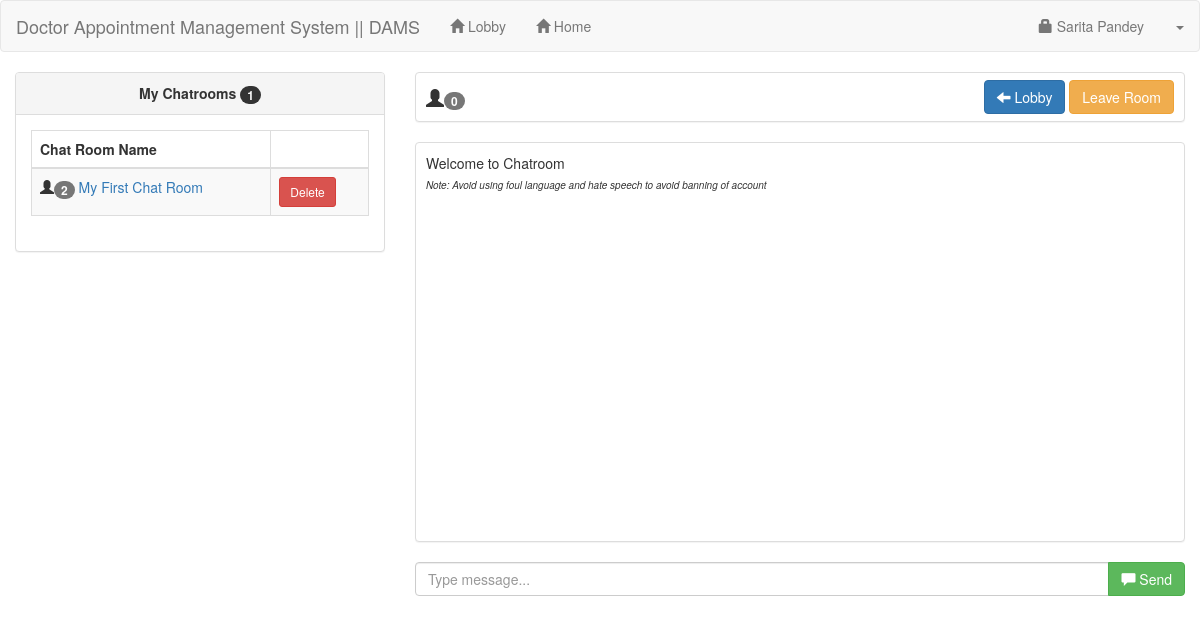
Screenshot of /Doctor_Appointment_Management_System/hospital/hms/doctor/chat_system/user/chatroom.php (signed in) with the database file from the repository.
### tables this page shows
CREATE TABLE `doctors` (
  `id` int(11) NOT NULL,
  `access` int(5) NOT NULL,
  `location` varchar(25) DEFAULT '',
  `specilization` varchar(255) DEFAULT NULL,
  `doctorName` varchar(255) DEFAULT NULL,
  `address` longtext DEFAULT NULL,
  `docFees` varchar(255) DEFAULT NULL,
  `contactno` bigint(11) DEFAULT NULL,
  `docEmail` varchar(255) DEFAULT NULL,
  `password` varchar(255) DEFAULT NULL,
  `creationDate` timestamp NULL DEFAULT current_timestamp(),
  `updationDate` timestamp NULL DEFAULT NULL ON UPDATE current_timestamp()
);

CREATE TABLE `chat_member` (
  `chat_memberid` int(11) NOT NULL,
  `chatroomid` int(11) NOT NULL,
  `userid` int(11) NOT NULL
);

CREATE TABLE `chatroom` (
  `chatroomid` int(11) NOT NULL,
  `chat_name` varchar(60) NOT NULL,
  `date_created` datetime NOT NULL,
  `chat_password` varchar(30) NOT NULL,
  `userid` int(11) NOT NULL
);

### Doctor_Appointment_Management_System/hospital/hms/doctor/chat_system/user/session.php (called while the page is built, shortened)
<?php
	include('../conn.php');
	$sq=mysqli_query($conn,"select * from `doctors` where id='".$_SESSION['id']."'");
	$srow=mysqli_fetch_array($sq);
	$user=$srow['doctorName'];
?>

### Doctor_Appointment_Management_System/hospital/hms/doctor/chat_system/user/navbar.php (shortened to what this page needs)
<nav class="navbar navbar-default">
    <div class="container-fluid">
		<div class="navbar-header">
			<a class="navbar-brand" > Doctor Appointment Management System || DAMS </a>
		</div>
		<ul class="nav navbar-nav">
			<li><a href="index.php"><span class="glyphicon glyphicon-home"></span> Lobby</a></li>
			<li><a href="../../dashboard.php"><span class="glyphicon glyphicon-home"></span> Home</a></li>
		</ul>
		<ul class="nav navbar-nav navbar-right">
			<li><a href="#account" data-toggle="modal"><span class="glyphicon glyphicon-lock"></span> <?php echo $user; ?></a></li>
			<li class="dropdown">
				<a class="dropdown-toggle" data-toggle="dropdown" href="#"><span class="caret"></span></a>
			</li>
		</ul>
    </div>
</nav>

### Doctor_Appointment_Management_System/hospital/hms/doctor/chat_system/user/mychat.php
<div class="col-lg-4">
	<div class="panel panel-default">
	<?php
		$me=mysqli_query($conn,"select * from chat_member left join chatroom on chatroom.chatroomid=chat_member.chatroomid where chat_member.userid='".$_SESSION['id']."' order by chatroom.date_created desc");
		$numme=mysqli_num_rows($me);
	?>
		<div class="panel-heading"><center><strong>My Chatrooms <span class="badge"><?php echo $numme; ?></span></strong></center></div>
		<div class="panel-body">
		<table width="100%" class="table table-striped table-bordered table-hover" id="myChatRoom">
			<thead>
			<th>Chat Room Name</th>
			<th></th>
			</thead>
			<tbody>
			<?php
				$my=mysqli_query($conn,"select * from chat_member left join chatroom on chatroom.chatroomid=chat_member.chatroomid where chat_member.userid='".$_SESSION['id']."' order by chatroom.date_created desc");
					while($myrow=mysqli_fetch_array($my)){
						$nq=mysqli_query($conn,"select * from chat_member where chatroomid='".$myrow['chatroomid']."'");
						?>
						<tr>
							<td><span class="glyphicon glyphicon-user"></span><span class="badge"><?php echo mysqli_num_rows($nq); ?></span> <a href="chatroom.php?id=<?php echo $myrow['chatroomid']; ?>"><?php echo $myrow['chat_name']; ?></a></td>
							<td>
								<?php
									$memb=mysqli_query($conn,"select * from chatroom where userid='".$_SESSION['id']."' and chatroomid='".$myrow['chatroomid']."'");
									if (mysqli_num_rows($memb)>0){
										?>
										<button type="button" class="btn btn-danger btn-sm delete2" value="<?php echo $myrow['chatroomid']; ?>">Delete</button>
										<?php
									}
									else{
										?>
										<button type="button" class="btn btn-warning btn-sm leave2" value="<?php echo $myrow['chatroomid']; ?>">Leave</button>
										<?php
									}
								?>
							</td>
						</tr>
						<?php
					}
			?>
			</tbody>
		</table>
		</div>
	</div>
</div>

### rows the page displays
doctors: doctorName "Sarita Pandey"
chat_member: mysqli_num_rows($nq) "2", chatroomid.chat_name "My First Chat Room"

### other values shown
$numme "1"
mysqli_num_rows($cmem) "0"
